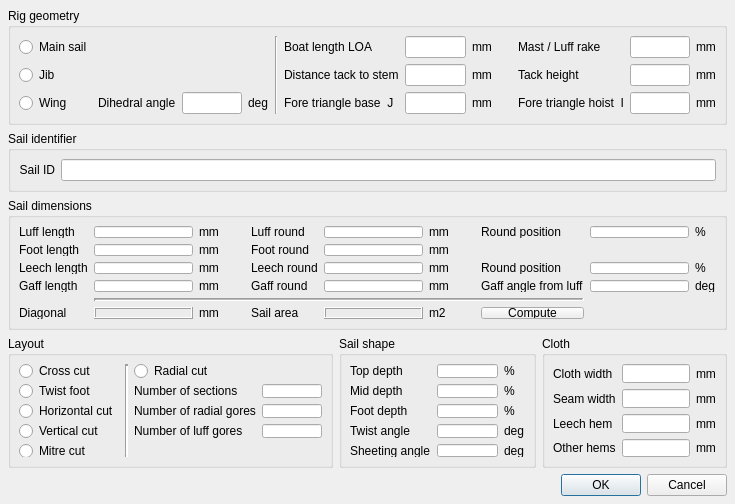
<ui version="4.0" >
 <author></author>
 <comment></comment>
 <exportmacro></exportmacro>
 <class>CFormDefBase</class>
 <widget class="QDialog" name="CFormDefBase" >
  <property name="geometry" >
   <rect>
    <x>0</x>
    <y>0</y>
    <width>735</width>
    <height>504</height>
   </rect>
  </property>
  <property name="minimumSize" >
   <size>
    <width>700</width>
    <height>500</height>
   </size>
  </property>
  <property name="windowTitle" >
   <string>Sail definition</string>
  </property>
  <layout class="QGridLayout" >
   <property name="margin" >
    <number>8</number>
   </property>
   <property name="spacing" >
    <number>6</number>
   </property>
   <item row="4" column="0" colspan="3" >
    <layout class="QHBoxLayout" >
     <property name="margin" >
      <number>0</number>
     </property>
     <property name="spacing" >
      <number>6</number>
     </property>
     <item>
      <spacer>
       <property name="orientation" >
        <enum>Qt::Horizontal</enum>
       </property>
       <property name="sizeType" >
        <enum>QSizePolicy::Expanding</enum>
       </property>
       <property name="sizeHint" >
        <size>
         <width>20</width>
         <height>20</height>
        </size>
       </property>
      </spacer>
     </item>
     <item>
      <widget class="QPushButton" name="btnOK" >
       <property name="focusPolicy" >
        <enum>Qt::StrongFocus</enum>
       </property>
       <property name="text" >
        <string>OK</string>
       </property>
      </widget>
     </item>
     <item>
      <widget class="QPushButton" name="btnCancel" >
       <property name="text" >
        <string>Cancel</string>
       </property>
      </widget>
     </item>
    </layout>
   </item>
   <item row="2" column="0" colspan="3" >
    <widget class="QGroupBox" name="GroupSail" >
     <property name="title" >
      <string>Sail dimensions</string>
     </property>
     <layout class="QGridLayout" >
      <property name="margin" >
       <number>8</number>
      </property>
      <property name="spacing" >
       <number>6</number>
      </property>
      <item row="0" column="3" >
       <spacer>
        <property name="orientation" >
         <enum>Qt::Horizontal</enum>
        </property>
        <property name="sizeType" >
         <enum>QSizePolicy::MinimumExpanding</enum>
        </property>
        <property name="sizeHint" >
         <size>
          <width>20</width>
          <height>20</height>
         </size>
        </property>
       </spacer>
      </item>
      <item row="0" column="6" >
       <widget class="QLabel" name="lbmm_6" >
        <property name="text" >
         <string>mm</string>
        </property>
       </widget>
      </item>
      <item row="0" column="7" >
       <spacer>
        <property name="orientation" >
         <enum>Qt::Horizontal</enum>
        </property>
        <property name="sizeType" >
         <enum>QSizePolicy::MinimumExpanding</enum>
        </property>
        <property name="sizeHint" >
         <size>
          <width>20</width>
          <height>20</height>
         </size>
        </property>
       </spacer>
      </item>
      <item row="0" column="8" >
       <widget class="QLabel" name="lblLuffRoundPos" >
        <property name="text" >
         <string>Round position</string>
        </property>
       </widget>
      </item>
      <item row="0" column="2" >
       <widget class="QLabel" name="lbmm_5" >
        <property name="text" >
         <string>mm</string>
        </property>
       </widget>
      </item>
      <item row="1" column="2" >
       <widget class="QLabel" name="lbmm_7" >
        <property name="text" >
         <string>mm</string>
        </property>
       </widget>
      </item>
      <item row="0" column="0" >
       <widget class="QLabel" name="lblLuffLen" >
        <property name="text" >
         <string>Luff length</string>
        </property>
       </widget>
      </item>
      <item row="1" column="0" >
       <widget class="QLabel" name="lblFootLen" >
        <property name="text" >
         <string>Foot length</string>
        </property>
       </widget>
      </item>
      <item row="2" column="2" >
       <widget class="QLabel" name="lbmm_9" >
        <property name="text" >
         <string>mm</string>
        </property>
       </widget>
      </item>
      <item row="2" column="0" >
       <widget class="QLabel" name="lblLeechLen" >
        <property name="text" >
         <string>Leech length</string>
        </property>
       </widget>
      </item>
      <item row="2" column="6" >
       <widget class="QLabel" name="lbmm_10" >
        <property name="text" >
         <string>mm</string>
        </property>
       </widget>
      </item>
      <item row="1" column="6" >
       <widget class="QLabel" name="lbmm_8" >
        <property name="text" >
         <string>mm</string>
        </property>
       </widget>
      </item>
      <item row="2" column="8" >
       <widget class="QLabel" name="lblLeechRoundPos" >
        <property name="text" >
         <string>Round position</string>
        </property>
       </widget>
      </item>
      <item row="3" column="0" >
       <widget class="QLabel" name="lblGaffLen" >
        <property name="text" >
         <string>Gaff length</string>
        </property>
       </widget>
      </item>
      <item row="2" column="4" >
       <widget class="QLabel" name="lblLeechRound" >
        <property name="text" >
         <string>Leech round</string>
        </property>
       </widget>
      </item>
      <item row="0" column="4" >
       <widget class="QLabel" name="lblLuffRound" >
        <property name="text" >
         <string>Luff round</string>
        </property>
       </widget>
      </item>
      <item row="1" column="4" >
       <widget class="QLabel" name="lblFootRound" >
        <property name="text" >
         <string>Foot round</string>
        </property>
       </widget>
      </item>
      <item row="0" column="10" >
       <widget class="QLabel" name="lbpercent" >
        <property name="text" >
         <string>%</string>
        </property>
       </widget>
      </item>
      <item row="0" column="1" >
       <widget class="QLineEdit" name="txtLuffLen" >
        <property name="alignment" >
         <set>Qt::AlignHCenter</set>
        </property>
       </widget>
      </item>
      <item row="1" column="1" >
       <widget class="QLineEdit" name="txtFootLen" >
        <property name="alignment" >
         <set>Qt::AlignHCenter</set>
        </property>
       </widget>
      </item>
      <item row="2" column="1" >
       <widget class="QLineEdit" name="txtLeechLen" >
        <property name="alignment" >
         <set>Qt::AlignHCenter</set>
        </property>
       </widget>
      </item>
      <item row="0" column="5" >
       <widget class="QLineEdit" name="txtLuffRound" >
        <property name="alignment" >
         <set>Qt::AlignHCenter</set>
        </property>
       </widget>
      </item>
      <item row="2" column="5" >
       <widget class="QLineEdit" name="txtLeechRound" >
        <property name="alignment" >
         <set>Qt::AlignHCenter</set>
        </property>
       </widget>
      </item>
      <item row="0" column="9" >
       <widget class="QLineEdit" name="txtLuffRoundPos" >
        <property name="alignment" >
         <set>Qt::AlignHCenter</set>
        </property>
       </widget>
      </item>
      <item row="3" column="10" >
       <widget class="QLabel" name="lbdeg_2" >
        <property name="text" >
         <string>deg</string>
        </property>
       </widget>
      </item>
      <item row="2" column="10" >
       <widget class="QLabel" name="lbpercent_2" >
        <property name="text" >
         <string>%</string>
        </property>
       </widget>
      </item>
      <item row="2" column="9" >
       <widget class="QLineEdit" name="txtLeechRoundPos" >
        <property name="alignment" >
         <set>Qt::AlignHCenter</set>
        </property>
       </widget>
      </item>
      <item row="1" column="5" >
       <widget class="QLineEdit" name="txtFootRound" >
        <property name="alignment" >
         <set>Qt::AlignHCenter</set>
        </property>
       </widget>
      </item>
      <item row="3" column="4" >
       <widget class="QLabel" name="lblGaffRound" >
        <property name="text" >
         <string>Gaff round</string>
        </property>
       </widget>
      </item>
      <item row="3" column="8" >
       <widget class="QLabel" name="lblGaffAngle" >
        <property name="text" >
         <string>Gaff angle from luff</string>
        </property>
       </widget>
      </item>
      <item row="3" column="6" >
       <widget class="QLabel" name="lbmm_12" >
        <property name="text" >
         <string>mm</string>
        </property>
       </widget>
      </item>
      <item row="3" column="2" >
       <widget class="QLabel" name="lbmm_11" >
        <property name="text" >
         <string>mm</string>
        </property>
       </widget>
      </item>
      <item row="3" column="9" >
       <widget class="QLineEdit" name="txtGaffAngle" >
        <property name="alignment" >
         <set>Qt::AlignHCenter</set>
        </property>
       </widget>
      </item>
      <item row="3" column="1" >
       <widget class="QLineEdit" name="txtGaffLen" >
        <property name="alignment" >
         <set>Qt::AlignHCenter</set>
        </property>
       </widget>
      </item>
      <item row="3" column="5" >
       <widget class="QLineEdit" name="txtGaffRound" >
        <property name="alignment" >
         <set>Qt::AlignHCenter</set>
        </property>
       </widget>
      </item>
      <item row="4" column="1" colspan="8" >
       <widget class="Line" name="Line2" >
        <property name="frameShape" >
         <enum>QFrame::HLine</enum>
        </property>
        <property name="frameShadow" >
         <enum>QFrame::Sunken</enum>
        </property>
        <property name="lineWidth" >
         <number>2</number>
        </property>
        <property name="midLineWidth" >
         <number>1</number>
        </property>
        <property name="orientation" >
         <enum>Qt::Horizontal</enum>
        </property>
       </widget>
      </item>
      <item row="5" column="1" >
       <widget class="QLabel" name="lblDiagonal" >
        <property name="frameShape" >
         <enum>QFrame::Box</enum>
        </property>
        <property name="frameShadow" >
         <enum>QFrame::Raised</enum>
        </property>
        <property name="text" >
         <string/>
        </property>
        <property name="alignment" >
         <set>Qt::AlignCenter</set>
        </property>
       </widget>
      </item>
      <item row="5" column="2" >
       <widget class="QLabel" name="lblmm13" >
        <property name="text" >
         <string>mm</string>
        </property>
       </widget>
      </item>
      <item row="5" column="0" >
       <widget class="QLabel" name="lbl46" >
        <property name="text" >
         <string>Diagonal</string>
        </property>
       </widget>
      </item>
      <item row="5" column="4" >
       <widget class="QLabel" name="lbl45" >
        <property name="text" >
         <string>Sail area</string>
        </property>
       </widget>
      </item>
      <item row="5" column="5" >
       <widget class="QLabel" name="lblSailArea" >
        <property name="frameShape" >
         <enum>QFrame::Box</enum>
        </property>
        <property name="frameShadow" >
         <enum>QFrame::Raised</enum>
        </property>
        <property name="text" >
         <string/>
        </property>
        <property name="alignment" >
         <set>Qt::AlignCenter</set>
        </property>
       </widget>
      </item>
      <item row="5" column="6" >
       <widget class="QLabel" name="lblm2_1" >
        <property name="text" >
         <string>m2</string>
        </property>
       </widget>
      </item>
      <item row="5" column="8" >
       <widget class="QPushButton" name="btnCompute" >
        <property name="text" >
         <string>Compute</string>
        </property>
       </widget>
      </item>
     </layout>
    </widget>
   </item>
   <item row="3" column="0" >
    <widget class="QGroupBox" name="GroupLayout" >
     <property name="title" >
      <string>Layout</string>
     </property>
     <layout class="QGridLayout" >
      <property name="margin" >
       <number>8</number>
      </property>
      <property name="spacing" >
       <number>6</number>
      </property>
      <item row="4" column="0" >
       <widget class="QRadioButton" name="radioMitre" >
        <property name="text" >
         <string>Mitre cut</string>
        </property>
       </widget>
      </item>
      <item row="0" column="0" >
       <widget class="QRadioButton" name="radioCross" >
        <property name="text" >
         <string>Cross cut</string>
        </property>
       </widget>
      </item>
      <item row="1" column="0" >
       <widget class="QRadioButton" name="radioTwist" >
        <property name="text" >
         <string>Twist foot</string>
        </property>
       </widget>
      </item>
      <item row="3" column="0" >
       <widget class="QRadioButton" name="radioVertical" >
        <property name="text" >
         <string>Vertical cut</string>
        </property>
       </widget>
      </item>
      <item row="0" column="2" >
       <widget class="QRadioButton" name="radioRadial" >
        <property name="text" >
         <string>Radial cut</string>
        </property>
       </widget>
      </item>
      <item row="1" column="3" >
       <widget class="QLineEdit" name="txtSections" >
        <property name="alignment" >
         <set>Qt::AlignHCenter</set>
        </property>
       </widget>
      </item>
      <item row="1" column="2" >
       <widget class="QLabel" name="TextLabel1" >
        <property name="text" >
         <string>Number of sections</string>
        </property>
       </widget>
      </item>
      <item row="2" column="3" >
       <widget class="QLineEdit" name="txtGores" >
        <property name="alignment" >
         <set>Qt::AlignHCenter</set>
        </property>
       </widget>
      </item>
      <item row="3" column="3" >
       <widget class="QLineEdit" name="txtLuffGores" >
        <property name="alignment" >
         <set>Qt::AlignHCenter</set>
        </property>
       </widget>
      </item>
      <item row="2" column="2" >
       <widget class="QLabel" name="TextLabel2" >
        <property name="text" >
         <string>Number of radial gores</string>
        </property>
       </widget>
      </item>
      <item row="3" column="2" >
       <widget class="QLabel" name="TextLabel3" >
        <property name="text" >
         <string>Number of luff gores</string>
        </property>
       </widget>
      </item>
      <item row="2" column="0" >
       <widget class="QRadioButton" name="radioHorizontal" >
        <property name="text" >
         <string>Horizontal cut</string>
        </property>
       </widget>
      </item>
      <item rowspan="5" row="0" column="1" >
       <widget class="Line" name="Line7" >
        <property name="frameShape" >
         <enum>QFrame::VLine</enum>
        </property>
        <property name="frameShadow" >
         <enum>QFrame::Sunken</enum>
        </property>
        <property name="lineWidth" >
         <number>2</number>
        </property>
        <property name="orientation" >
         <enum>Qt::Vertical</enum>
        </property>
       </widget>
      </item>
     </layout>
    </widget>
   </item>
   <item row="3" column="1" >
    <widget class="QGroupBox" name="GroupShape" >
     <property name="title" >
      <string>Sail shape</string>
     </property>
     <layout class="QGridLayout" >
      <property name="margin" >
       <number>8</number>
      </property>
      <property name="spacing" >
       <number>6</number>
      </property>
      <item row="0" column="2" >
       <widget class="QLabel" name="lbpercent_3" >
        <property name="text" >
         <string>%</string>
        </property>
       </widget>
      </item>
      <item row="1" column="2" >
       <widget class="QLabel" name="lbpercent_4" >
        <property name="text" >
         <string>%</string>
        </property>
       </widget>
      </item>
      <item row="0" column="1" >
       <widget class="QLineEdit" name="txtTopDepth" >
        <property name="alignment" >
         <set>Qt::AlignHCenter</set>
        </property>
       </widget>
      </item>
      <item row="1" column="1" >
       <widget class="QLineEdit" name="txtMidDepth" >
        <property name="alignment" >
         <set>Qt::AlignHCenter</set>
        </property>
       </widget>
      </item>
      <item row="2" column="2" >
       <widget class="QLabel" name="lbpercent_5" >
        <property name="text" >
         <string>%</string>
        </property>
       </widget>
      </item>
      <item row="2" column="1" >
       <widget class="QLineEdit" name="txtFootDepth" >
        <property name="alignment" >
         <set>Qt::AlignHCenter</set>
        </property>
       </widget>
      </item>
      <item row="0" column="0" >
       <widget class="QLabel" name="lblTopDepth" >
        <property name="text" >
         <string>Top depth</string>
        </property>
       </widget>
      </item>
      <item row="1" column="0" >
       <widget class="QLabel" name="lblMidDepth" >
        <property name="text" >
         <string>Mid depth</string>
        </property>
       </widget>
      </item>
      <item row="2" column="0" >
       <widget class="QLabel" name="lblFootDepth" >
        <property name="text" >
         <string>Foot depth</string>
        </property>
       </widget>
      </item>
      <item row="3" column="1" >
       <widget class="QLineEdit" name="txtTwistAngle" >
        <property name="alignment" >
         <set>Qt::AlignHCenter</set>
        </property>
       </widget>
      </item>
      <item row="4" column="1" >
       <widget class="QLineEdit" name="txtSheetAngle" >
        <property name="alignment" >
         <set>Qt::AlignHCenter</set>
        </property>
       </widget>
      </item>
      <item row="3" column="0" >
       <widget class="QLabel" name="lblTwistAngle" >
        <property name="text" >
         <string>Twist angle</string>
        </property>
       </widget>
      </item>
      <item row="4" column="0" >
       <widget class="QLabel" name="lblSheetAngle" >
        <property name="text" >
         <string>Sheeting angle</string>
        </property>
       </widget>
      </item>
      <item row="3" column="2" >
       <widget class="QLabel" name="lbdeg_3" >
        <property name="text" >
         <string>deg</string>
        </property>
       </widget>
      </item>
      <item row="4" column="2" >
       <widget class="QLabel" name="lbdeg_4" >
        <property name="text" >
         <string>deg</string>
        </property>
       </widget>
      </item>
     </layout>
    </widget>
   </item>
   <item row="3" column="2" >
    <widget class="QGroupBox" name="GroupCloth" >
     <property name="title" >
      <string>Cloth</string>
     </property>
     <layout class="QGridLayout" >
      <property name="margin" >
       <number>8</number>
      </property>
      <property name="spacing" >
       <number>6</number>
      </property>
      <item row="0" column="2" >
       <widget class="QLabel" name="lbmm_60" >
        <property name="text" >
         <string>mm</string>
        </property>
       </widget>
      </item>
      <item row="1" column="2" >
       <widget class="QLabel" name="lbmm_61" >
        <property name="text" >
         <string>mm</string>
        </property>
       </widget>
      </item>
      <item row="2" column="2" >
       <widget class="QLabel" name="lbmm_62" >
        <property name="text" >
         <string>mm</string>
        </property>
       </widget>
      </item>
      <item row="2" column="1" >
       <widget class="QLineEdit" name="txtLeechHemWidth" >
        <property name="alignment" >
         <set>Qt::AlignHCenter</set>
        </property>
       </widget>
      </item>
      <item row="0" column="0" >
       <widget class="QLabel" name="lblClothWidth" >
        <property name="text" >
         <string>Cloth width</string>
        </property>
       </widget>
      </item>
      <item row="3" column="1" >
       <widget class="QLineEdit" name="txtHemsWidth" >
        <property name="alignment" >
         <set>Qt::AlignHCenter</set>
        </property>
       </widget>
      </item>
      <item row="2" column="0" >
       <widget class="QLabel" name="lblLeechHemWidth" >
        <property name="text" >
         <string>Leech hem</string>
        </property>
       </widget>
      </item>
      <item row="3" column="0" >
       <widget class="QLabel" name="lblHemsWidth" >
        <property name="text" >
         <string>Other hems</string>
        </property>
       </widget>
      </item>
      <item row="3" column="2" >
       <widget class="QLabel" name="lbmm_63" >
        <property name="text" >
         <string>mm</string>
        </property>
       </widget>
      </item>
      <item row="1" column="0" >
       <widget class="QLabel" name="lblSeamWidth" >
        <property name="text" >
         <string>Seam width</string>
        </property>
       </widget>
      </item>
      <item row="1" column="1" >
       <widget class="QLineEdit" name="txtSeamWidth" >
        <property name="alignment" >
         <set>Qt::AlignHCenter</set>
        </property>
       </widget>
      </item>
      <item row="0" column="1" >
       <widget class="QLineEdit" name="txtClothWidth" >
        <property name="alignment" >
         <set>Qt::AlignHCenter</set>
        </property>
       </widget>
      </item>
     </layout>
    </widget>
   </item>
   <item row="1" column="0" colspan="3" >
    <widget class="QGroupBox" name="GroupSailID" >
     <property name="title" >
      <string>Sail identifier</string>
     </property>
     <layout class="QGridLayout" >
      <property name="margin" >
       <number>8</number>
      </property>
      <property name="spacing" >
       <number>6</number>
      </property>
      <item row="0" column="1" >
       <widget class="QLineEdit" name="txtSailID" >
        <property name="alignment" >
         <set>Qt::AlignLeading</set>
        </property>
       </widget>
      </item>
      <item row="0" column="0" >
       <widget class="QLabel" name="lblSailID" >
        <property name="text" >
         <string>Sail ID</string>
        </property>
        <property name="alignment" >
         <set>Qt::AlignRight|Qt::AlignTrailing|Qt::AlignVCenter</set>
        </property>
       </widget>
      </item>
     </layout>
    </widget>
   </item>
   <item row="0" column="0" colspan="3" >
    <widget class="QGroupBox" name="GroupRig" >
     <property name="title" >
      <string>Rig geometry</string>
     </property>
     <layout class="QGridLayout" >
      <property name="margin" >
       <number>8</number>
      </property>
      <property name="spacing" >
       <number>6</number>
      </property>
      <item row="2" column="11" >
       <widget class="QLabel" name="lbmm_3" >
        <property name="text" >
         <string>mm</string>
        </property>
       </widget>
      </item>
      <item row="2" column="10" >
       <widget class="QLineEdit" name="txtTriangHoist" >
        <property name="alignment" >
         <set>Qt::AlignHCenter</set>
        </property>
       </widget>
      </item>
      <item row="0" column="10" >
       <widget class="QLineEdit" name="txtRake" >
        <property name="alignment" >
         <set>Qt::AlignHCenter</set>
        </property>
       </widget>
      </item>
      <item row="0" column="11" >
       <widget class="QLabel" name="lbmm_16" >
        <property name="text" >
         <string>mm</string>
        </property>
       </widget>
      </item>
      <item row="2" column="6" >
       <widget class="QLineEdit" name="txtTriangBase" >
        <property name="alignment" >
         <set>Qt::AlignHCenter</set>
        </property>
       </widget>
      </item>
      <item row="0" column="8" >
       <spacer>
        <property name="orientation" >
         <enum>Qt::Horizontal</enum>
        </property>
        <property name="sizeType" >
         <enum>QSizePolicy::MinimumExpanding</enum>
        </property>
        <property name="sizeHint" >
         <size>
          <width>20</width>
          <height>20</height>
         </size>
        </property>
       </spacer>
      </item>
      <item row="1" column="11" >
       <widget class="QLabel" name="lbmm_4" >
        <property name="text" >
         <string>mm</string>
        </property>
       </widget>
      </item>
      <item row="1" column="10" >
       <widget class="QLineEdit" name="txtTackHeight" >
        <property name="alignment" >
         <set>Qt::AlignHCenter</set>
        </property>
       </widget>
      </item>
      <item row="1" column="6" >
       <widget class="QLineEdit" name="txtTackDist" >
        <property name="alignment" >
         <set>Qt::AlignHCenter</set>
        </property>
       </widget>
      </item>
      <item row="0" column="6" >
       <widget class="QLineEdit" name="txtLOA" >
        <property name="alignment" >
         <set>Qt::AlignHCenter</set>
        </property>
       </widget>
      </item>
      <item row="2" column="3" >
       <widget class="QLabel" name="lbdeg_2_2" >
        <property name="text" >
         <string>deg</string>
        </property>
       </widget>
      </item>
      <item row="2" column="2" >
       <widget class="QLineEdit" name="txtDihedral" />
      </item>
      <item row="2" column="0" >
       <widget class="QRadioButton" name="radioWing" >
        <property name="text" >
         <string>Wing</string>
        </property>
       </widget>
      </item>
      <item row="1" column="0" >
       <widget class="QRadioButton" name="radioJib" >
        <property name="text" >
         <string>Jib</string>
        </property>
       </widget>
      </item>
      <item row="0" column="0" >
       <widget class="QRadioButton" name="radioMainSail" >
        <property name="text" >
         <string>Main sail</string>
        </property>
       </widget>
      </item>
      <item row="1" column="7" >
       <widget class="QLabel" name="lbmm" >
        <property name="text" >
         <string>mm</string>
        </property>
       </widget>
      </item>
      <item row="2" column="7" >
       <widget class="QLabel" name="lbmm_2" >
        <property name="text" >
         <string>mm</string>
        </property>
       </widget>
      </item>
      <item row="0" column="7" >
       <widget class="QLabel" name="lbmm_15" >
        <property name="text" >
         <string>mm</string>
        </property>
       </widget>
      </item>
      <item row="2" column="1" >
       <widget class="QLabel" name="lbl8" >
        <property name="text" >
         <string>Dihedral angle</string>
        </property>
       </widget>
      </item>
      <item row="0" column="5" >
       <widget class="QLabel" name="lbl6" >
        <property name="text" >
         <string>Boat length LOA</string>
        </property>
       </widget>
      </item>
      <item row="1" column="5" >
       <widget class="QLabel" name="lbl3" >
        <property name="text" >
         <string>Distance tack to stem</string>
        </property>
       </widget>
      </item>
      <item row="2" column="5" >
       <widget class="QLabel" name="lbl4" >
        <property name="text" >
         <string>Fore triangle base  J</string>
        </property>
       </widget>
      </item>
      <item row="0" column="9" >
       <widget class="QLabel" name="lbl1" >
        <property name="text" >
         <string>Mast / Luff rake</string>
        </property>
       </widget>
      </item>
      <item row="1" column="9" >
       <widget class="QLabel" name="lblTackHeight" >
        <property name="text" >
         <string>Tack height</string>
        </property>
       </widget>
      </item>
      <item row="2" column="9" >
       <widget class="QLabel" name="lbl5" >
        <property name="text" >
         <string>Fore triangle hoist  I</string>
        </property>
       </widget>
      </item>
      <item rowspan="3" row="0" column="4" >
       <widget class="Line" name="Line3" >
        <property name="frameShape" >
         <enum>QFrame::VLine</enum>
        </property>
        <property name="frameShadow" >
         <enum>QFrame::Sunken</enum>
        </property>
        <property name="orientation" >
         <enum>Qt::Vertical</enum>
        </property>
       </widget>
      </item>
     </layout>
    </widget>
   </item>
  </layout>
 </widget>
 <pixmapfunction>qPixmapFromMimeSource</pixmapfunction>
 <tabstops>
  <tabstop>radioMainSail</tabstop>
  <tabstop>radioJib</tabstop>
  <tabstop>txtLOA</tabstop>
  <tabstop>txtTriangBase</tabstop>
  <tabstop>txtTriangHoist</tabstop>
  <tabstop>txtTackDist</tabstop>
  <tabstop>txtTackHeight</tabstop>
  <tabstop>txtRake</tabstop>
  <tabstop>txtSailID</tabstop>
  <tabstop>txtLuffLen</tabstop>
  <tabstop>txtFootLen</tabstop>
  <tabstop>txtLeechLen</tabstop>
  <tabstop>txtGaffLen</tabstop>
  <tabstop>txtLuffRound</tabstop>
  <tabstop>txtFootRound</tabstop>
  <tabstop>txtLeechRound</tabstop>
  <tabstop>txtGaffRound</tabstop>
  <tabstop>txtLuffRoundPos</tabstop>
  <tabstop>txtLeechRoundPos</tabstop>
  <tabstop>txtGaffAngle</tabstop>
  <tabstop>btnCompute</tabstop>
  <tabstop>radioCross</tabstop>
  <tabstop>radioTwist</tabstop>
  <tabstop>radioHorizontal</tabstop>
  <tabstop>radioVertical</tabstop>
  <tabstop>radioMitre</tabstop>
  <tabstop>radioRadial</tabstop>
  <tabstop>txtSections</tabstop>
  <tabstop>txtGores</tabstop>
  <tabstop>txtLuffGores</tabstop>
  <tabstop>txtTopDepth</tabstop>
  <tabstop>txtMidDepth</tabstop>
  <tabstop>txtFootDepth</tabstop>
  <tabstop>txtTwistAngle</tabstop>
  <tabstop>txtSheetAngle</tabstop>
  <tabstop>txtClothWidth</tabstop>
  <tabstop>txtSeamWidth</tabstop>
  <tabstop>txtLeechHemWidth</tabstop>
  <tabstop>txtHemsWidth</tabstop>
  <tabstop>btnOK</tabstop>
  <tabstop>btnCancel</tabstop>
 </tabstops>
 <resources/>
 <connections/>
</ui>
